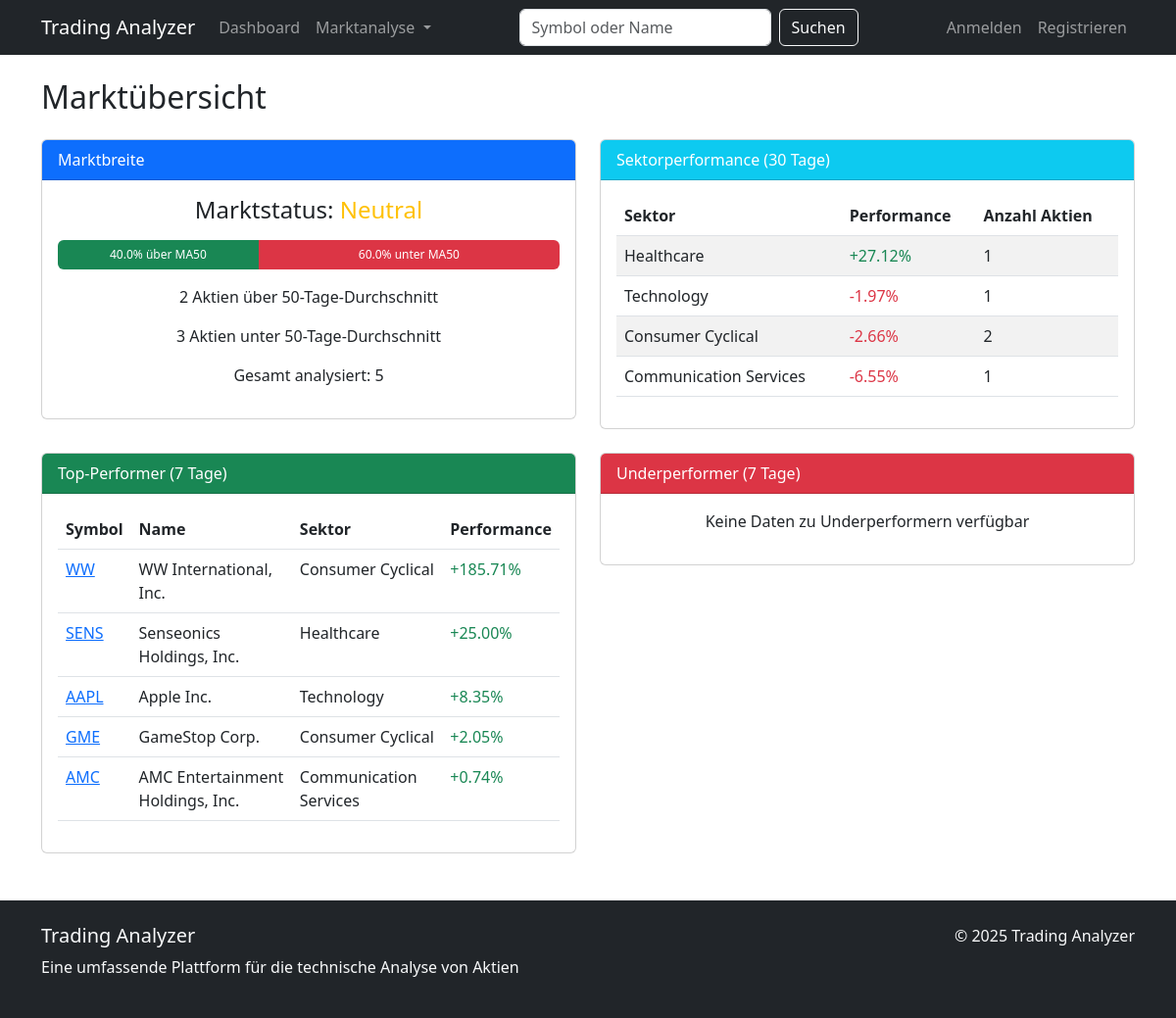
The app's page /market/overview/ with its own data.
### stock_analyzer/models.py (models this page shows, shortened)
class Stock(models.Model):
    symbol = models.CharField(max_length=10, unique=True)
    name = models.CharField(max_length=100)
    sector = models.CharField(max_length=100, null=True, blank=True)
    last_updated = models.DateTimeField(auto_now=True)

### stock_analyzer/views.py (the view)
# urls.py: path('market/overview/', views.market_overview, name='market_overview'),
def market_overview(request):
    sector_performance = MarketAnalyzer.sector_performance(days=30)
    market_breadth = MarketAnalyzer.market_breadth()
    one_week_ago = datetime.now().date() - timedelta(days=7)
    top_performers = []
    worst_performers = []
    for stock in Stock.objects.all():
        try:
            recent_data = list(StockData.objects.filter(
                stock=stock,
                date__gte=one_week_ago
            ).order_by('date'))  # Konvertiere zu einer Liste, um Slicing-Probleme zu vermeiden
            if len(recent_data) >= 2:
                first_price = float(recent_data[0].close_price)
                last_price = float(recent_data[-1].close_price)
                if first_price > 0:
                    performance = (last_price - first_price) / first_price * 100
                    stock_info = {
                        'symbol': stock.symbol,
                        'name': stock.name,
                        'sector': stock.sector,
                        'performance': performance
                    }
                    if len(top_performers) < 10 and performance > 0:
                        top_performers.append(stock_info)
                        top_performers.sort(key=lambda x: x['performance'], reverse=True)
                    elif top_performers and performance > top_performers[-1]['performance']:
                        top_performers.append(stock_info)
                        top_performers.sort(key=lambda x: x['performance'], reverse=True)
                        top_performers = top_performers[:10]
                    if len(worst_performers) < 10 and performance < 0:
                        worst_performers.append(stock_info)
                        worst_performers.sort(key=lambda x: x['performance'])
                    elif worst_performers and performance < worst_performers[-1]['performance']:
                        worst_performers.append(stock_info)
                        worst_performers.sort(key=lambda x: x['performance'])
                        worst_performers = worst_performers[:10]
        except Exception as e:
            print(f"Fehler bei der Berechnung der Performance für {stock.symbol}: {str(e)}")
            continue
    context = {
        'sector_performance': sector_performance,
        'market_breadth': market_breadth,
        'top_performers': top_performers,
        'worst_performers': worst_performers
    }
    return render(request, 'stock_analyzer/market_overview.html', context)

### stock_analyzer/templates/stock_analyzer/market_overview.html (shortened to what this page needs)
{% extends 'stock_analyzer/base.html' %}
{% block content %}
<h2 class="mb-4">Marktübersicht</h2>
<div class="row mb-4">
    <div class="col-md-6">
        <div class="card">
            <div class="card-header bg-primary text-white">
                Marktbreite
            </div>
            <div class="card-body">
                {% if market_breadth %}
                <div class="text-center mb-3">
                    <h4>Marktstatus:
                        {% if market_breadth.market_state == 'Bullisch' %}
                            <span class="text-success">Bullisch</span>
                        {% elif market_breadth.market_state == 'Bearisch' %}
                            <span class="text-danger">Bearisch</span>
                        {% else %}
                            <span class="text-warning">Neutral</span>
                        {% endif %}
                    </h4>
                </div>
                <div class="progress mb-3" style="height: 30px;">
                    <div class="progress-bar bg-success" role="progressbar" style="width: {{ market_breadth.above_percent }}%">
                        {{ market_breadth.above_percent|floatformat:1 }}% über MA50
                    </div>
                    <div class="progress-bar bg-danger" role="progressbar" style="width: {{ market_breadth.below_percent }}%">
                        {{ market_breadth.below_percent|floatformat:1 }}% unter MA50
                    </div>
                </div>
                <div class="text-center">
                    <p>{{ market_breadth.above_ma50 }} Aktien über 50-Tage-Durchschnitt</p>
                    <p>{{ market_breadth.below_ma50 }} Aktien unter 50-Tage-Durchschnitt</p>
                    <p>Gesamt analysiert: {{ market_breadth.total_analyzed }}</p>
                </div>
                {% else %}
                <p class="text-center">Keine Daten zur Marktbreite verfügbar</p>
                {% endif %}
            </div>
        </div>
    </div>
    <div class="col-md-6">
        <div class="card">
            <div class="card-header bg-info text-white">
                Sektorperformance (30 Tage)
            </div>
            <div class="card-body">
                {% if sector_performance %}
                <div class="table-responsive">
                    <table class="table table-striped">
                        <thead>
                            <tr>
                                <th>Sektor</th>
                                <th>Performance</th>
                                <th>Anzahl Aktien</th>
                            </tr>
                        </thead>
                        <tbody>
                            {% for sector, data in sector_performance.items %}
                            <tr>
                                <td>{{ sector }}</td>
                                <td>
                                    {% if data.performance > 0 %}
                                        <span class="text-success">+{{ data.performance|floatformat:2 }}%</span>
                                    {% else %}
                                        <span class="text-danger">{{ data.performance|floatformat:2 }}%</span>
                                    {% endif %}
                                </td>
                                <td>{{ data.stock_count }}</td>
                            </tr>
                            {% endfor %}
                        </tbody>
                    </table>
                </div>
                {% else %}
                <p class="text-center">Keine Daten zur Sektorperformance verfügbar</p>
                {% endif %}
            </div>
        </div>
    </div>
</div>
<div class="row">
    <div class="col-md-6">
        <div class="card">
            <div class="card-header bg-success text-white">
                Top-Performer (7 Tage)
            </div>
            <div class="card-body">
                {% if top_performers %}
                <div class="table-responsive">
                    <table class="table table-hover">
                        <thead>
                            <tr>
                                <th>Symbol</th>
                                <th>Name</th>
                                <th>Sektor</th>
                                <th>Performance</th>
                            </tr>
                        </thead>
                        <tbody>
                            {% for stock in top_performers %}
                            <tr>
                                <td><a href="{% url 'stock_detail' stock.symbol %}">{{ stock.symbol }}</a></td>
                                <td>{{ stock.name }}</td>
                                <td>{{ stock.sector }}</td>
                                <td class="text-success">+{{ stock.performance|floatformat:2 }}%</td>
                            </tr>
                            {% endfor %}
                        </tbody>
                    </table>
                </div>
                {% else %}
                <p class="text-center">Keine Daten zu Top-Performern verfügbar</p>
                {% endif %}
            </div>
        </div>
    </div>
    <div class="col-md-6">
        <div class="card">
            <div class="card-header bg-danger text-white">
                Underperformer (7 Tage)
            </div>
            <div class="card-body">
                {% if worst_performers %}
                <div class="table-responsive">
                    <table class="table table-hover">
                        <thead>
                            <tr>
                                <th>Symbol</th>
                                <th>Name</th>
                                <th>Sektor</th>
                                <th>Performance</th>
                            </tr>
                        </thead>
                        <tbody>
                            {% for stock in worst_performers %}
                            <tr>
                                <td><a href="{% url 'stock_detail' stock.symbol %}">{{ stock.symbol }}</a></td>
                                <td>{{ stock.name }}</td>
                                <td>{{ stock.sector }}</td>
                                <td class="text-danger">{{ stock.performance|floatformat:2 }}%</td>
                            </tr>
                            {% endfor %}
                        </tbody>
                    </table>
                </div>
                {% else %}
                <p class="text-center">Keine Daten zu Underperformern verfügbar</p>
                {% endif %}
            </div>
        </div>
    </div>
</div>
{% endblock %}

### records on screen
Stock: sector "Healthcare", performance "27.12", stock_count "1", symbol "SENS", name "Senseonics Holdings, Inc.", sector "Healthcare"
Stock: sector "Technology", performance "-1.97", stock_count "1", symbol "AAPL", name "Apple Inc.", sector "Technology"
Stock: sector "Communication Services", performance "-6.55", stock_count "1", symbol "AMC", name "AMC Entertainment Holdings, Inc.", sector "Communication Services"
Stock: symbol "WW", name "WW International, Inc.", sector "Consumer Cyclical"
Stock: symbol "GME", name "GameStop Corp.", sector "Consumer Cyclical"

### other values on screen
{{ market_breadth.above_percent|floatformat:1 }} "40.0"
{{ market_breadth.below_percent|floatformat:1 }} "60.0"
{{ market_breadth.above_ma50 }} "2"
{{ market_breadth.below_ma50 }} "3"
{{ market_breadth.total_analyzed }} "5"
{{ sector }} "Consumer Cyclical"
{{ data.performance|floatformat:2 }} "-2.66"
{{ data.stock_count }} "2"
{{ stock.performance|floatformat:2 }} "185.71" "25.00" "8.35" "2.05" "0.74"
